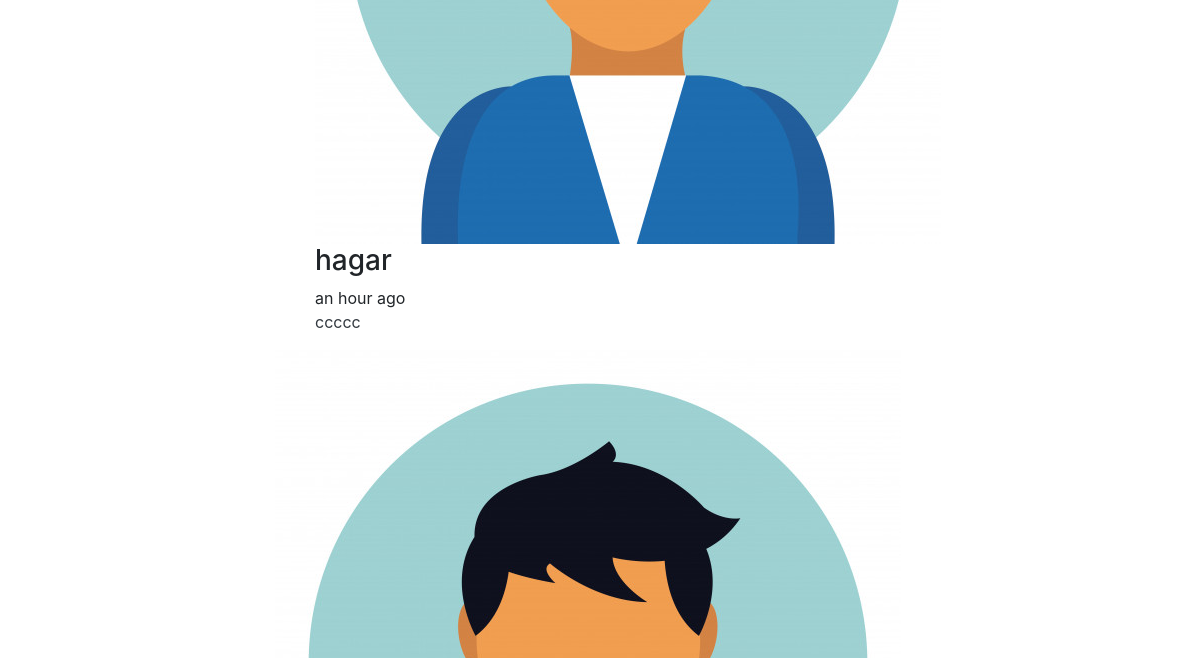
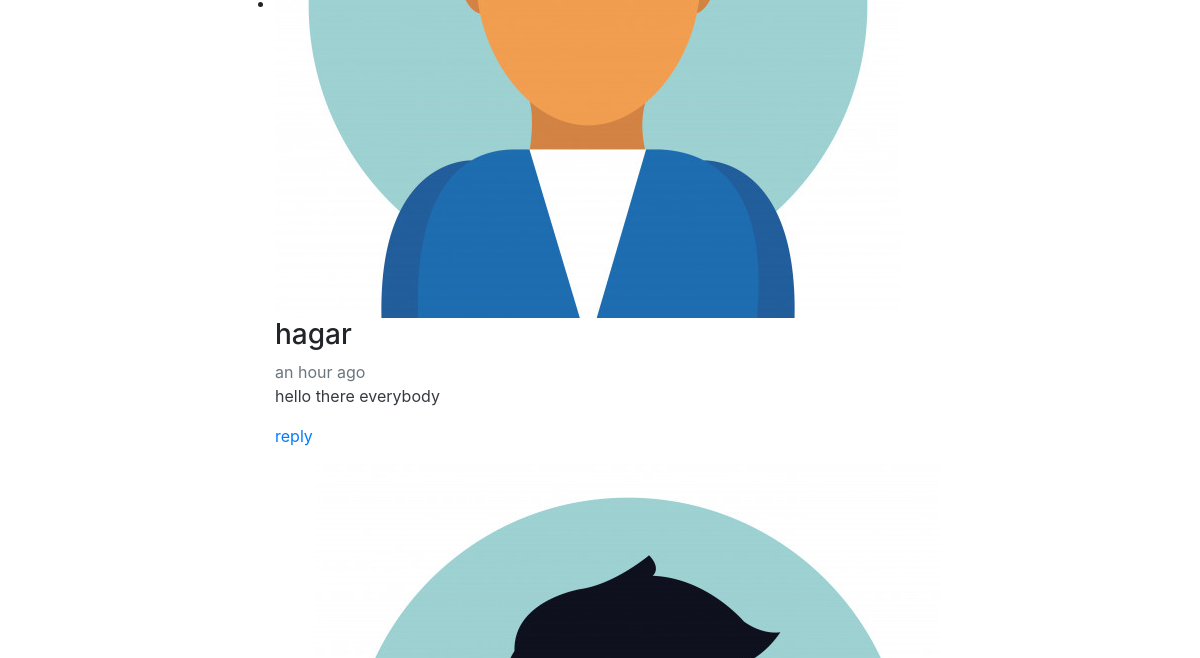
Page /posts/3/ (middle part) on the earlier database version (2 pictures, top to bottom).
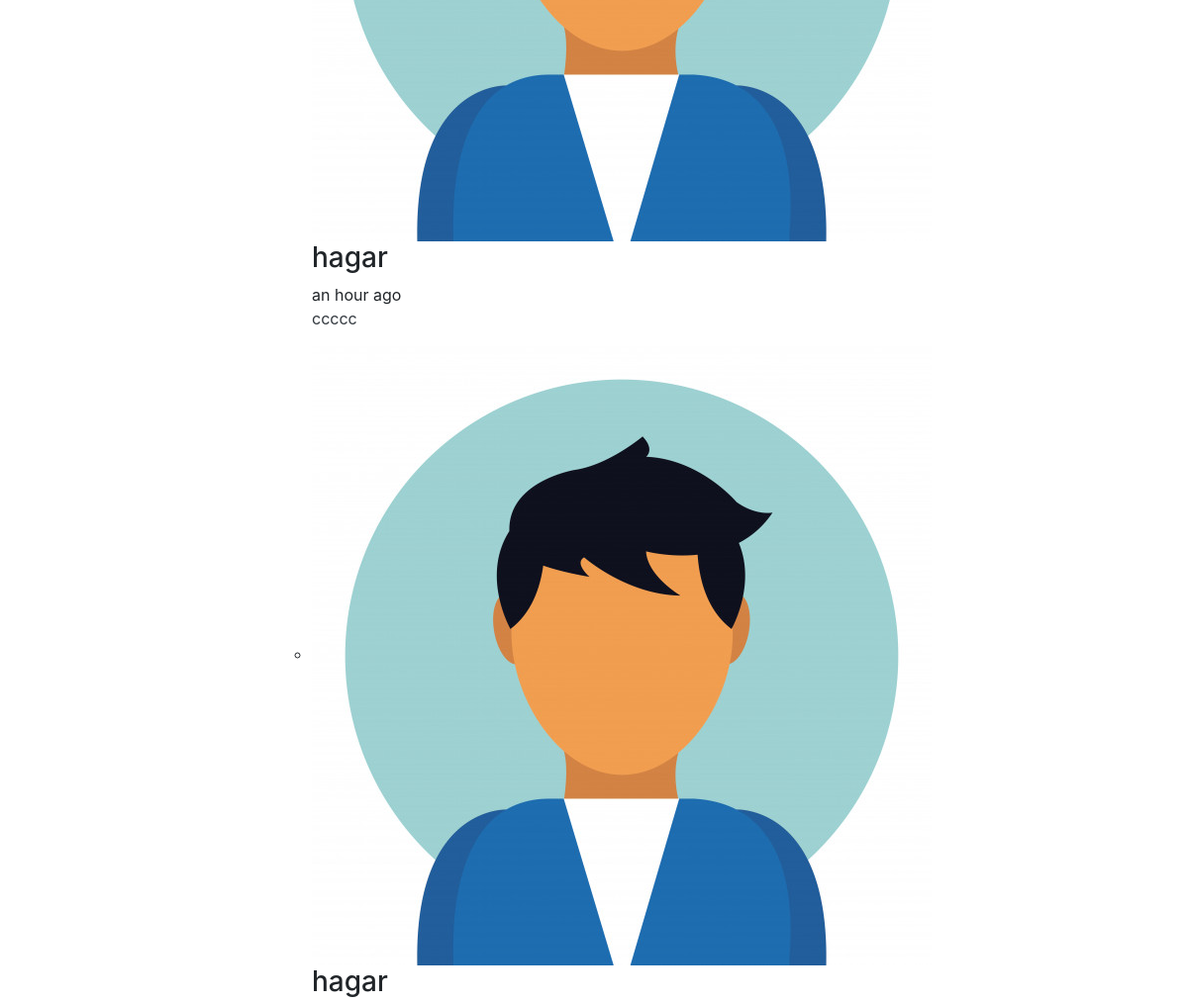
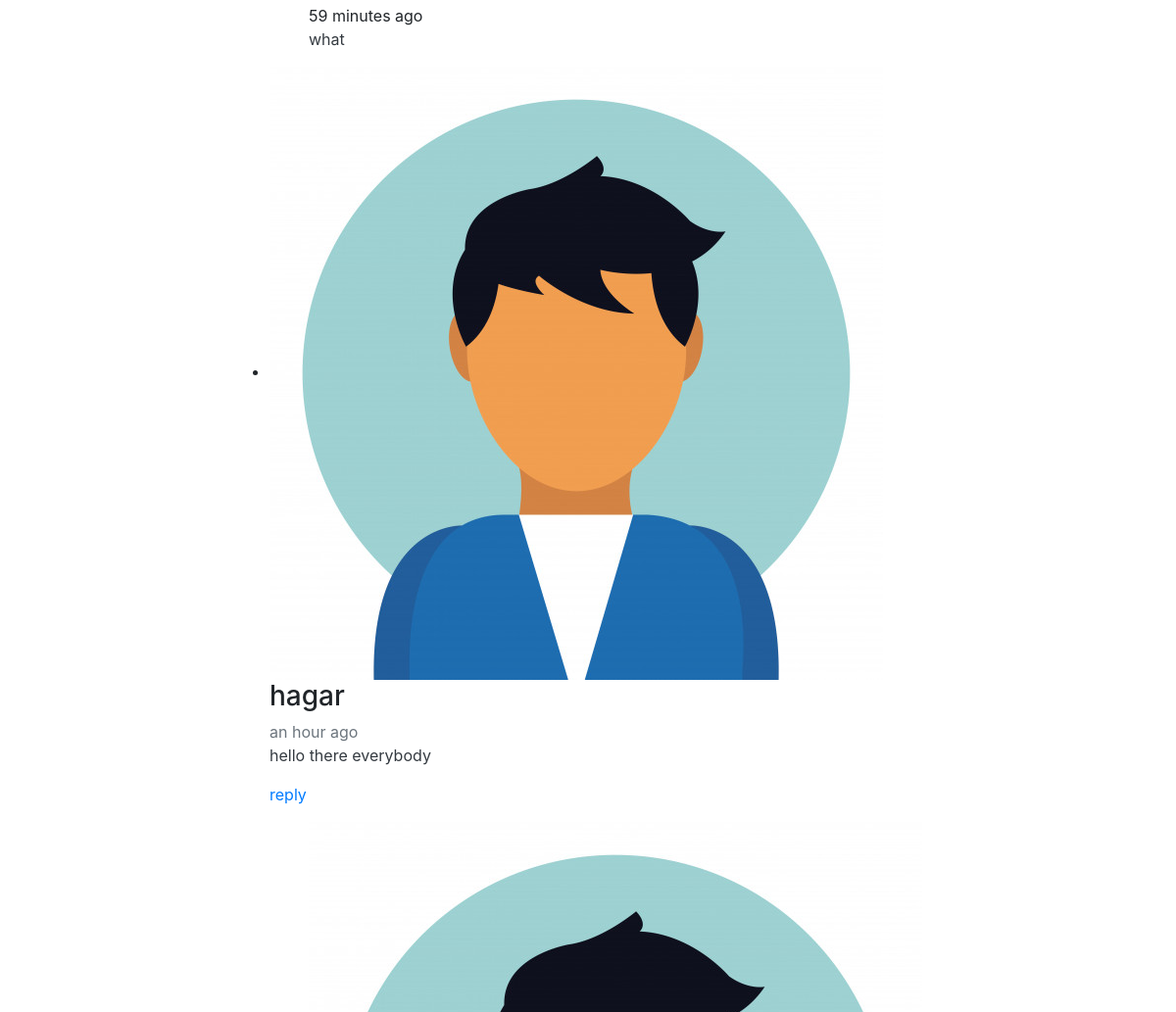
Same page on the later database version (2 pictures, top to bottom).
### Posts/models.py (models this page shows, shortened)
class Reply(models.Model):
	user_name = models.CharField(max_length=25)
	comment_name = models.ForeignKey(Comments,on_delete=models.CASCADE)
	content = models.CharField(max_length=200)
	date=models.DateTimeField(auto_now_add=True)

class Comments(models.Model):
	post_name = models.ForeignKey(Post, on_delete=models.DO_NOTHING)
	user_name = models.CharField(max_length=25)
	content = models.CharField(max_length=200)
	date=models.DateTimeField(auto_now_add=True)

### Posts/views.py (the view)
# urls.py: url(r'^(?P<postid>[\w])/$', views.displayPost),
def displayPost(request,postid):#osama will rewrite this function to be simple
	post = Post.objects.get(id=postid)
	cats = Category.objects.all()
	comments = Comments.objects.filter(post_name_id=postid)
	cats = Category.objects.all()
	data = []
	for comment in comments :
		try:
			rels=[]
			reply = Reply.objects.filter(comment_name_id=comment.id)
			for r in reply :
				rels.append(r)
			dic = {'comm':comment , 'rep':rels[:]}
		except Exception as e:
			dic={'comm':comment }
		finally:
			data.append(dic)
	context={'post':post,'data':data,'cats':cats}
	return render(request, 'posts/single.html',context)

### Posts/models.py (called while the page is built)
	def __str__(self):
		return self.name

### Posts/templates/posts/single.html (shortened to what this page needs)
{% extends "./base.html" %}
{% load static %}
{% load humanize %}
{% block content %}
<section class="site-section py-lg">
    <div class="container">
        <div class="row blog-entries element-animate">
            <div class="col-lg-2"></div>
            <div class="col-md-12 col-lg-8 main-content">
                <div class="pt-5">
                    <ul class="comment-list">
                        {% for d in data %}
                        <li class="comment">
                            <div class="vcard">
                                <img src="{% static 'publicStatic/images/avatar.jpg' %}" alt="Image placeholder">
                            </div>
                            <div class="comment-body">
                                <h3>{{d.comm.user_name}}</h3>
                                <div class="meta text-secondary ">{{d.comm.date|naturaltime}}</div>
                                <p class="text-dark">{{d.comm.content}}</p>
                                <p><a data-toggle="collapse" href="#ddd{{forloop.counter}}" role="button">reply</a></p>
                            </div>
                            {% if d.rep %}
                            <ul class="children">
                                {%for r in d.rep%}
                                <li class="comment">
                                    <div class="vcard">
                                        <img src="{% static 'publicStatic/images/avatar.jpg' %}" alt="Image placeholder">
                                    </div>
                                    <div class="comment-body">
                                        <h3>{{r.user_name}}</h3>
                                        <div class="meta">{{r.date|naturaltime}}</div>
                                        <p class="text-dark">{{r.content}}</p>
                                    </div>
                                </li>
                                {%endfor%}
                            </ul>
                            {% endif %}
                        </li>
                        {% endfor%}
                    </ul>
                </div>
            </div>
        </div>
    </div>
</section>
{% endblock %}

### Posts/templates/posts/base.html (shortened to what this page needs)
{% load static %}
{% load humanize %}
<!DOCTYPE html>
<html lang="en">
    <head>
        <link rel="stylesheet" href="{% static 'publicStatic/fonts/icomoon/style.css' %}">
        <link rel="stylesheet" href="{% static 'publicStatic/css/bootstrap.min.css' %}">
        <link rel="stylesheet" href="{% static 'publicStatic/css/magnific-popup.css' %}">
        <link rel="stylesheet" href="{% static 'publicStatic/css/jquery-ui.css' %}">
        <link rel="stylesheet" href="{% static 'publicStatic/css/owl.carousel.min.css' %}">
        <link rel="stylesheet" href="{% static 'publicStatic/css/owl.theme.default.min.css' %}">
        <link rel="stylesheet" href="{% static 'publicStatic/css/bootstrap-datepicker.css' %}">
        <link rel="stylesheet" href="{% static 'publicStatic/fonts/flaticon/font/flaticon.css' %}">
        <link rel="stylesheet" href="{% static 'publicStatic/css/aos.css' %}">
        <link rel="stylesheet" href="{% static 'publicStatic/css/style.css' %}">
    </head>
    <body>
        <div class="site-wrap">
            {% block content %}
            {% endblock %}
        </div>
    </body>
</html>

Differences in the rows shown:
added Reply: user_name "hagar", date "59 minutes ago", content "what", shown under Comments (number 1 of 2 on the later page)
